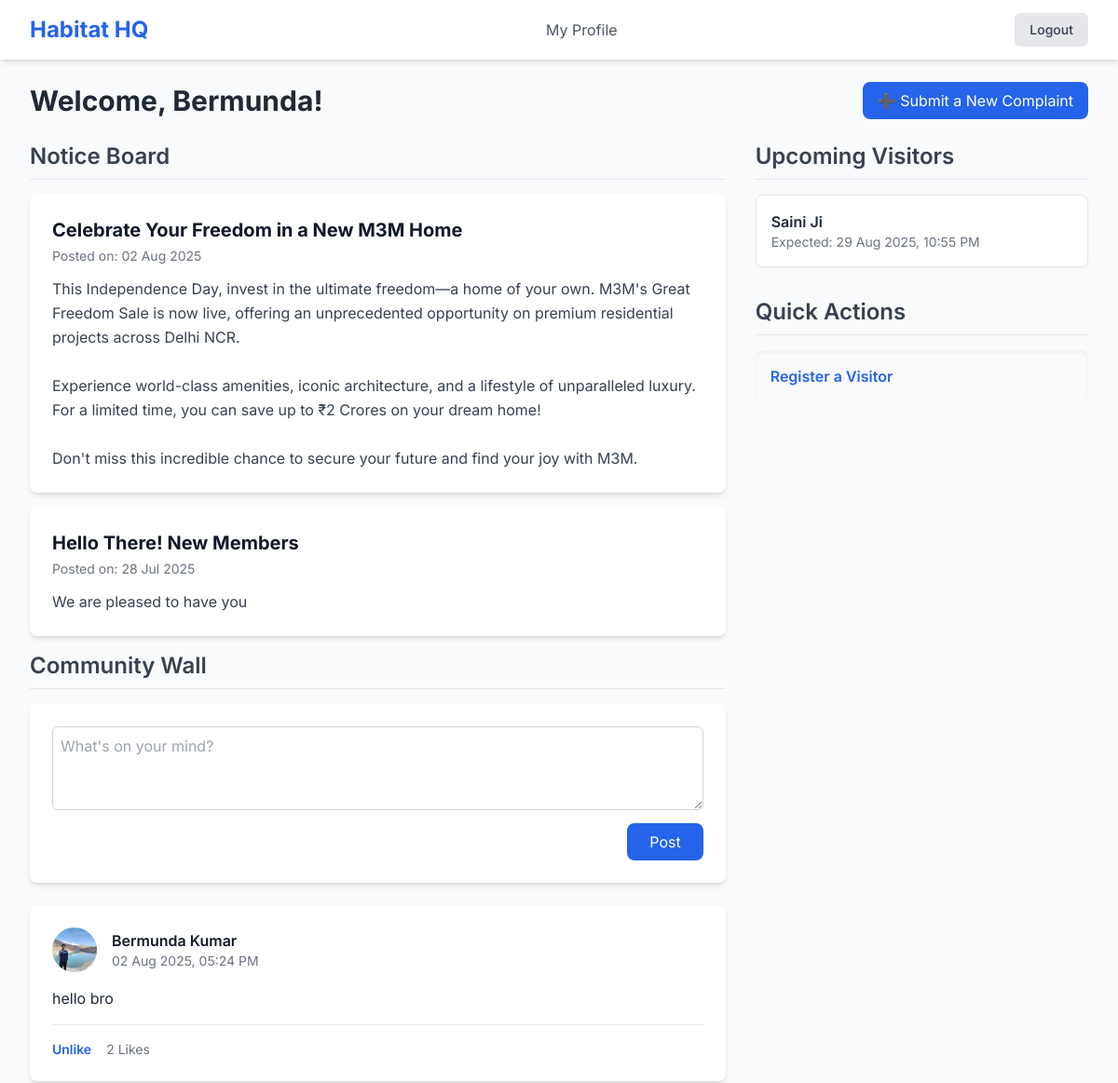
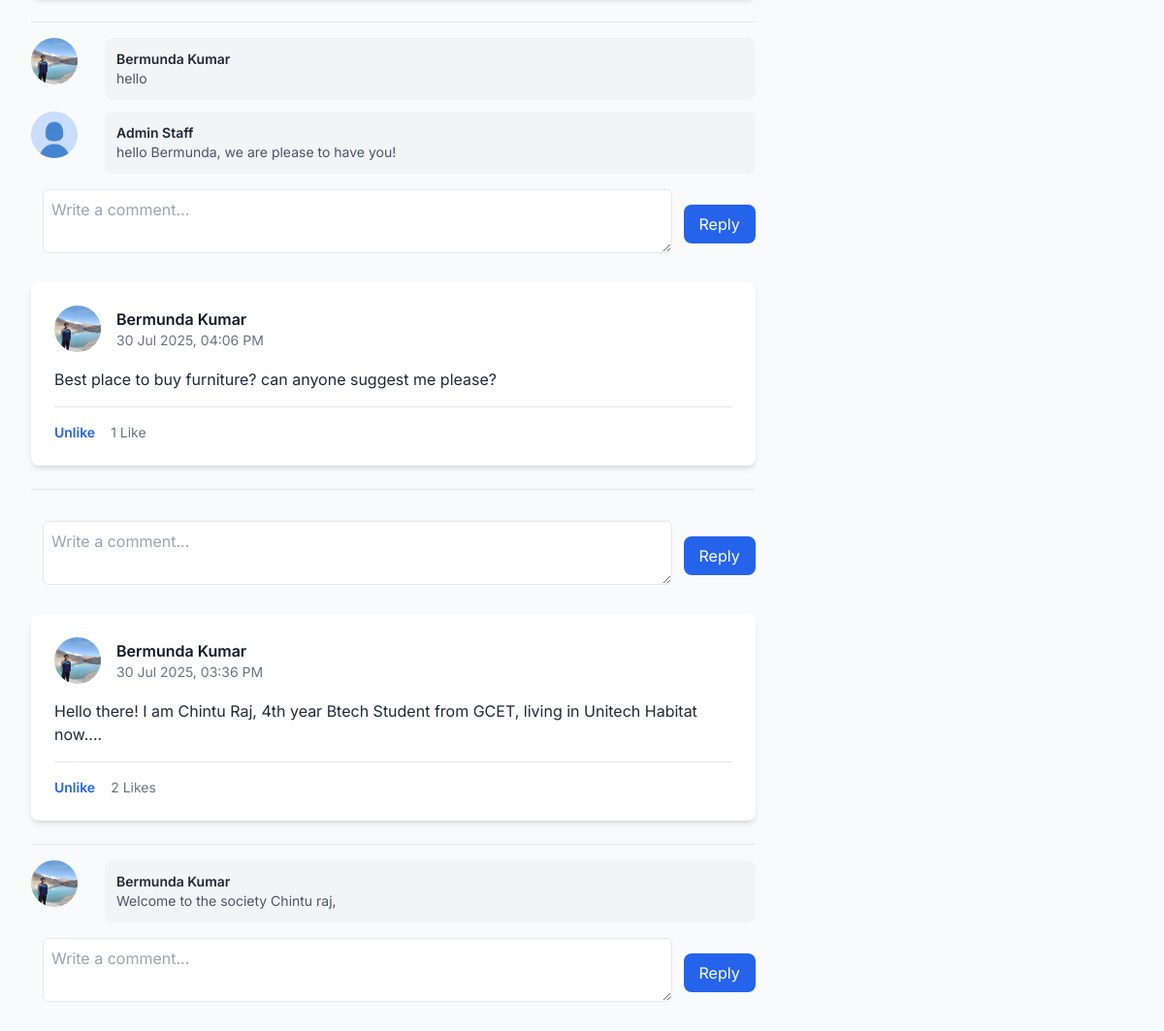
The page /dashboard-test/ (signed in) on the database its author committed (2 pictures, top to bottom).
### core/models.py (models this page shows, shortened)
class User(AbstractUser):
    class Role(models.TextChoices):
        ADMIN = "ADMIN", "Admin"
        RESIDENT = "RESIDENT", "Resident"
        SECURITY = "SECURITY", "Security"
    email = models.EmailField(unique=True)
    role = models.CharField(max_length=50, choices=Role.choices, default=Role.RESIDENT)
    society = models.ForeignKey(Society, on_delete=models.CASCADE, null=True, blank=True)
    USERNAME_FIELD = 'email'
    REQUIRED_FIELDS = ['username']
    profile_picture = models.ImageField(upload_to='profile_pics/', default='profile_pics/default.jpg', null=True, blank=True)
    date_of_birth = models.DateField(null=True, blank=True)
    phone_number = models.CharField(max_length=15, null=True, blank=True)

class Notice(models.Model):
    society = models.ForeignKey(Society, on_delete=models.CASCADE)
    author = models.ForeignKey(User, on_delete=models.CASCADE, help_text="The user who posted the notice")
    title = models.CharField(max_length=255)
    content = models.TextField()
    created_at = models.DateTimeField(auto_now_add=True)
    is_published = models.BooleanField(default=True, help_text="Only published notices will be visible to residents.")
    notice_image = models.ImageField(upload_to='noticeboard_images/', default='noticeboard_images/defaultphoto.jpg', null=True, blank=True)
    class Meta:
        ordering = ['-created_at']

class Post(models.Model):
    content = models.TextField(max_length=2000)
    author = models.ForeignKey(User, on_delete=models.CASCADE, related_name="posts")
    society = models.ForeignKey(Society, on_delete=models.CASCADE, related_name="posts")
    created_at = models.DateTimeField(auto_now_add=True)
    likes = models.ManyToManyField(User, related_name='liked_posts', blank=True)
    class Meta:
        ordering = ['-created_at'] # shiow the newest posts fisrt

class Comment(models.Model):
    post = models.ForeignKey(Post, on_delete=models.CASCADE, related_name='comments')
    author = models.ForeignKey(User, on_delete=models.CASCADE, related_name='comments')
    content = models.TextField(max_length=500)
    created_at = models.DateTimeField(auto_now_add=True)
    class Meta:
        ordering = ['created_at'] # show oldest comments first

class Visitor(models.Model):
    class StatusChoices(models.TextChoices):
        EXPECTED = "EXPECTED", "Expected"
        ARRIVED = "ARRIVED", "Arrived"
        DEPARTED = "DEPARTED", "Departed"
    full_name = models.CharField(max_length=100)
    contact_number = models.CharField(max_length=15, blank=True)
    visiting_for = models.ForeignKey(User, on_delete=models.CASCADE, related_name="visitors")
    expected_datetime = models.DateTimeField()
    status = models.CharField(max_length=20, choices=StatusChoices.choices, default=StatusChoices.EXPECTED)
    arrival_time = models.DateTimeField(null=True, blank=True)
    departure_time = models.DateTimeField(null=True, blank=True)
    class Meta:
        ordering = ['-expected_datetime']

### core/views.py (the view, shortened to what this page needs)
# urls.py: path('dashboard-test/', views.dashboard, name='dashboard'),
@login_required
def dashboard(request):
    post_form = PostForm()
    comment_form = CommentForm()
    user_society = request.user.society
    notices = Notice.objects.filter(society= user_society, is_published=True)
    today = timezone.localdate()
    upcoming_visitors = Visitor.objects.filter(
        visiting_for=request.user,
        expected_datetime__date__gte=today # gte = greater than or equal to
    ).order_by('expected_datetime')
    posts = Post.objects.filter(society=user_society)
    context={'notices': notices, 'visitors': upcoming_visitors, 'posts': posts,
             'post_form': post_form,'comment_form': comment_form,}
    return render(request, 'core/dashboard.html', context)

### core/forms.py
class PostForm(forms.ModelForm):
    class Meta:
        model = Post
        fields = ['content']
        widgets = {
    'content': forms.Textarea(attrs={
        'rows': 3,
        'placeholder': "What's on your mind?",
        'class': 'w-full p-2 border border-gray-300 rounded-md'
    })
        }
        labels = {
            'content': '' # Hide the default "Content" label
        }

class CommentForm(forms.ModelForm):
    class Meta:
        model = Comment
        fields = ['content']
        widgets = {
            'content': forms.Textarea(attrs={
                'rows': 2,
                'placeholder': 'Write a comment...',
                'class': 'w-full p-2 border rounded-md'
            })
        }
        labels = {
            'content': ''
        }

### core/templates/core/dashboard.html (shortened to what this page needs)
{% extends "core/base.html" %}
{% block content %}
<div class="space-y-6">
    <div class="flex flex-col sm:flex-row sm:justify-between sm:items-center gap-4">
        <h1 class="text-3xl font-bold text-gray-800">Welcome, {{ user.first_name }}!</h1>
        <a href="{% url 'create_complaint' %}" class="w-full sm:w-auto px-4 py-2 bg-blue-600 text-white text-center rounded-lg hover:bg-blue-700 transition duration-300">
            ➕ Submit a New Complaint
        </a>
    </div>
    <div class="grid grid-cols-1 lg:grid-cols-3 gap-8">
        <div class="lg:col-span-2">
            <h2 class="text-2xl font-semibold text-gray-700 border-b pb-2 mb-4">Notice Board</h2>
            {% if notices %}
                {% for notice in notices %}
                    <div class="bg-white shadow-md rounded-lg p-6 mb-4">
                        <h3 class="text-xl font-bold text-gray-900">{{ notice.title }}</h3>
                        <p class="text-sm text-gray-500 mt-1 mb-3">Posted on: {{ notice.created_at|date:"d M Y" }}</p>
                        <p class="text-gray-700 leading-relaxed">{{ notice.content|linebreaksbr }}</p>
                    </div>
                {% endfor %}
            {% else %}
                <div class="bg-blue-100 border-l-4 border-blue-500 text-blue-700 p-4" role="alert">
                    <p>There are currently no notices to display.</p>
                </div>
            {% endif %}
             <h2 class="text-2xl font-semibold text-gray-700 border-b pb-2 mb-4">Community Wall</h2>
            <div class="space-y-6">
                <form method="post" class="bg-white shadow-md rounded-lg p-6 mb-6">
                    {{ post_form.content }}
                    <div class="text-right">
                        <button type="submit" name="submit_post" class="mt-2 px-6 py-2 bg-blue-600 text-white rounded-lg hover:bg-blue-700">
                            Post
                        </button>
                    </div>
                </form>
            {% for post in posts %}
                <div class="bg-white shadow-md rounded-lg p-6">
                    <div class="flex items-center mb-4">
                        <img src="{{ post.author.profile_picture.url }}" alt="{{ post.author.get_full_name }}" class="w-12 h-12 rounded-full object-cover mr-4">
                        <div>
                            <p class="font-semibold text-gray-900">{{ post.author.get_full_name }}</p>
                            <p class="text-sm text-gray-500">{{ post.created_at|date:"d M Y, h:i A" }}</p>
                        </div>
                    </div>
                    <div class="text-gray-800">
                        <p>{{ post.content|linebreaksbr }}</p>
                    </div>
                    <hr class="my-4">
        <div class="flex items-center text-sm">
            <a href="{% url 'like_post' post.id %}" class="font-semibold text-blue-600 hover:underline">
                {% if user in post.likes.all %}
                    Unlike
                {% else %}
                    Like
                {% endif %}
            </a>
            <span class="ml-4 text-gray-500">
                {{ post.likes.count }} Like{{ post.likes.count|pluralize }}
            </span>
        </div>
                </div>
                <div class="mt-4 pt-4 border-t">
                        {% for comment in post.comments.all %}
                            <div class="flex items-start space-x-3 mb-3">
                                <img src="{{ comment.author.profile_picture.url }}" alt="{{ comment.author.get_full_name }}" class="w-12 h-12 rounded-full object-cover mr-4">
                                <div class="flex-1 bg-gray-100 p-3 rounded-lg">
                                    <p class="font-semibold text-sm text-gray-800">{{ comment.author.get_full_name }}</p>
                                    <p class="text-sm text-gray-600">{{ comment.content|linebreaksbr }}</p>
                                </div>
                            </div>
                        {% endfor %}
                        <form method="post" class="flex items-center space-x-3 mt-4">
                            <div class="flex-1">
                                {{ comment_form.content }}
                            </div>
                            <button type="submit" name="submit_comment" class="px-4 py-2 bg-blue-600 text-white rounded-lg hover:bg-blue-700">
                                Reply
                            </button>
                        </form>
                    </div>
            {% empty %}
                <div class="bg-blue-100 border-l-4 border-blue-500 text-blue-700 p-4" role="alert">
                    <p>No posts on the wall yet. Be the first to share something!</p>
                </div>
            {% endfor %}
        </div>
        </div>
        <div class="lg:col-span-1 space-y-8">
            <div>
                <h2 class="text-2xl font-semibold text-gray-700 border-b pb-2 mb-4">Upcoming Visitors</h2>
                {% if visitors %}
                    <div class="space-y-3">
                        {% for visitor in visitors %}
                            <div class="bg-white p-4 rounded-lg shadow-sm border border-gray-200">
                                <p class="font-semibold text-gray-800">{{ visitor.full_name }}</p>
                                <p class="text-sm text-gray-500">Expected: {{ visitor.expected_datetime|date:"d M Y, h:i A" }}</p>
                            </div>
                        {% endfor %}
                    </div>
                {% else %}
                    <div class="bg-gray-50 p-4 rounded-lg text-center"><p class="text-gray-500">No upcoming visitors.</p></div>
                {% endif %}
            </div>
            <div>
                <h2 class="text-2xl font-semibold text-gray-700 border-b pb-2 mb-4">Quick Actions</h2>
                <div class="bg-gray-50 p-4 rounded-lg shadow-inner">
                    <a href="{% url 'add_visitor' %}" class="font-semibold text-blue-600 hover:underline">Register a Visitor</a>
                </div>
            </div>
        </div>
    </div>
</div>
{% endblock content %}

### core/templates/core/base.html (shortened to what this page needs)
{% load static %}
<!DOCTYPE html>
<html lang="en">
<head>
    <script src="https://cdn.tailwindcss.com"></script>
</head>
<body class="bg-gray-50 text-gray-800">
    <nav class="bg-white shadow-md sticky top-0 z-10">
        <div class="max-w-7xl mx-auto px-4 sm:px-6 lg:px-8">
            <div class="flex justify-between items-center h-16">
                <div class="flex-shrink-0">
                    <a href="{% url 'dashboard' %}" class="text-2xl font-bold text-blue-600">Habitat HQ</a>
                </div>
                {% if user.is_authenticated %}
                <div class="hidden md:flex md:items-center md:space-x-8">
                    <a href="{% url 'profile_update' %}" class="text-gray-600 hover:text-blue-600 transition duration-150 ease-in-out">My Profile</a>
                </div>
                {% endif %}
                <div class="flex items-center">
                    {% if user.is_authenticated %}
                    <a href="{% url 'logout' %}" class="px-4 py-2 bg-gray-200 text-gray-700 rounded-md text-sm font-medium hover:bg-gray-300">Logout</a>
                    {% endif %}
                </div>
            </div>
        </div>
    </nav>
    <main class="max-w-7xl mx-auto py-6 px-4 sm:px-6 lg:px-8">
        {% block content %}{% endblock %}
    </main>
</body>
</html>

### core/templates/core/base.html (style rules this page uses)
body { font-family: 'Inter', sans-serif; }

### rows shown on the page
User: first_name "Bermunda"
Notice: title "Celebrate Your Freedom in a New M3M Home", created_at "02 Aug 2025", content "This Independence Day, invest in the ultimate freedom—a home of your own. M3M's Great Freedom Sale is now live, offering an unprecedented opportunity on premium residential projects across Delhi NCR. Experience world-class amenities, iconic architecture, and a lifestyle of unparalleled luxury. For a limited time, you can save up to ₹2 Crores on your dream home! Don't miss this incredible chance to secure your future and find your joy with M3M."
Notice: title "Hello There! New Members", created_at "28 Jul 2025", content "We are pleased to have you"
Post: author.profile_picture (picture), author.get_full_name "Bermunda Kumar", created_at "02 Aug 2025, 05:24 PM", content "hello bro", shows "Unlike", likes.count "2"
Comment: author.profile_picture (picture), author.get_full_name "Bermunda Kumar", content "hello"
Comment: author.profile_picture (placeholder picture), author.get_full_name "Admin Staff", content "hello Bermunda, we are please to have you!"
Post: author.profile_picture (picture), author.get_full_name "Bermunda Kumar", created_at "30 Jul 2025, 04:06 PM", content "Best place to buy furniture? can anyone suggest me please?", shows "Unlike", likes.count "1"
Post: author.profile_picture (picture), author.get_full_name "Bermunda Kumar", created_at "30 Jul 2025, 03:36 PM", content "Hello there! I am Chintu Raj, 4th year Btech Student from GCET, living in Unitech Habitat now....", shows "Unlike", likes.count "2"
Comment: author.profile_picture (picture), author.get_full_name "Bermunda Kumar", content "Welcome to the society Chintu raj,"
Visitor: full_name "Saini Ji", expected_datetime "29 Aug 2025, 10:55 PM"
